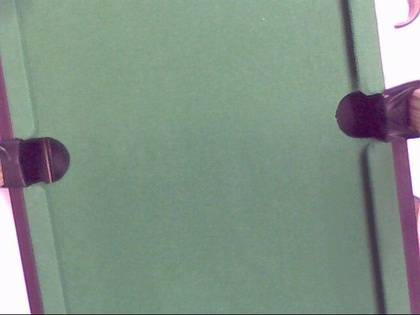
%> input picture background.JPG, 420 x 315 px, shrunk from 640 x 480 before the run
$ octave old_ish.m   (GNU Octave 9; MATLAB toolbox functions it lacks are replaced by stand-ins)
%> lines starting %> are read from the running program, lines starting %| are printed output that depends on the picture; in (x1, y1, x2, y2) boxes, pixels count from 0 and x2, y2 are one past the last pixel; in counts of white or black regions, pixels touching at a corner belong together; the program's own positions count from 1
### images/getColor.m
function c = getColor(r, g, b)
%   Detailed explanation goes here
    if (r > 190) && (r < 200) && (g > 200) && (g < 220) && (b > 165) && (b < 210)
        c = 'blue';
    elseif (r < 125) && (g < 140) && (b < 140)
        c = 'black';
    elseif (r > 235) && (g > 230) && (b > 120) && (b < 175)
        c = 'orange';
    elseif (r > 220) && (g < 75) && (b > 150) && (b < 170)
        c = 'red';
    elseif (r > 240) && (g > 240) && (b > 240)
        c = 'white';
    elseif (r > 240) && (g > 240) && (b > 150) && (b < 185)
        c = 'yellow';
    else
        c = 'undetermined';
    end
end

### old_ish.m
%{
    Joshua Smith
    ECE 495 - Clemson University
    Testing Image Processing Functionality with Static Imaages
    3/8/2017
%}

clear
clc
close all;

tic
% load images
background=imread('background.JPG');
%> background is the input picture: size 315x420x3 uint8; mean R, G, B 129.2, 146.2, 134.3
newimg=imread('6balls.JPG');
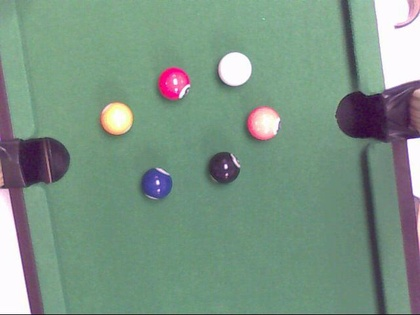
%> input picture 6balls.JPG, 420 x 315 px, shrunk from 640 x 480 before the run
%> newimg is the input picture: size 315x420x3 uint8; mean R, G, B 122.4, 147.9, 132.3
table=newimg;

background=rgb2gray(background);
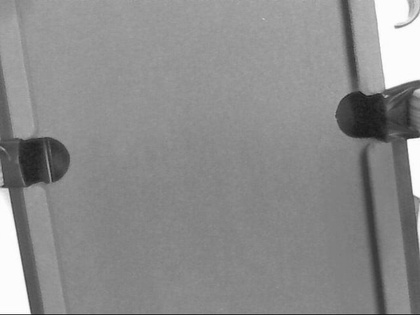
%> background: size 315x420 uint8; min 24, max 255, mean 139.7
newimg=rgb2gray(newimg);
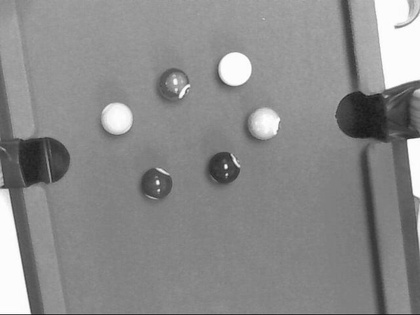
%> newimg: size 315x420 uint8; min 23, max 255, mean 138.5

figure, imshow (table); hold on;

v={};
for i=3:1:9
    back=im2bw(background,i/10-0.1);
    new=im2bw(newimg,i/10);
    foreground=bitxor(new,back);
    binimg=im2bw(foreground,0.5);
    [centers, radii, metric]=imfindcircles(binimg,[22,35]);
    if size(centers) > 0
        if exist('v_centers')
            v_centers=[v_centers; centers];
            v_radii=[v_radii; radii];
            v_metric=[v_metric; metric];
        else
            v_centers=centers;
            v_radii=radii;
            v_metric=metric;
        end
    end
    clear back; clear new; clear foreground; clear binimg;
    clear centers; clear radii; clear metric;
end
%> this loop made 7 passes
%> (centers, radii, metric, v_radii, v_metric) on passes 4 to 5: ([210.5 158], 22, 0.00226, [24.94; 26.16; 22; 22.99; 23.06; 22], [0.307; 0.229; 0.0446; 0.189; 0.13; 0.00226]), ([210.5 158], 33.25, 0.00482, [24.94; 26.16; 22; 22.99; 23.06; 22; 33.25], [0.307; 0.229; 0.0446; 0.189; 0.13; 0.00226; 0.00482])
%> (radii, metric, v_centers, v_radii, v_metric) on pass 2: (22, 0.0446, [44.7 163.3; 363.6 115; 223.7 168.2], [24.94; 26.16; 22], [0.307; 0.229; 0.0446])
%> pass 1, `back=im2bw(background,i/10-0.1);`:
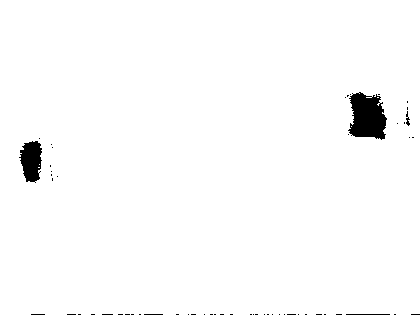
%> back: size 315x420 logical; 98.3% white; 57 black regions (53 under 20 px), largest, box (x1, y1, x2, y2) and area: (348, 92, 387, 140) 1350, (19, 141, 42, 183) 692, (346, 314, 390, 315) 44, (406, 111, 410, 126) 31
%> pass 1, `new=im2bw(newimg,i/10);`:
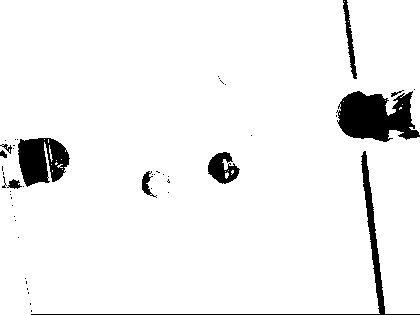
%> new: size 315x420 logical; 94.3% white; 47 black regions (37 under 20 px), largest, box (x1, y1, x2, y2) and area: (336, 91, 420, 142) 2893, (18, 138, 70, 187) 1784, (31, 151, 420, 315) 1407
%> pass 1, `foreground=bitxor(new,back);`:
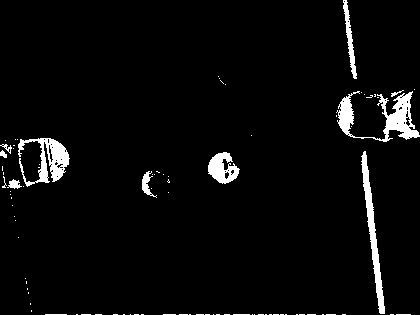
%> foreground: size 315x420 logical; 3.9% white; 89 white regions (78 under 20 px), largest, box (x1, y1, x2, y2) and area: (336, 91, 420, 142) 1473, (18, 138, 70, 187) 1077, (361, 151, 385, 314) 1018
%> after the loop, v_centers = [44.7 163.3; 363.6 115; 223.7 168.2; 177 88.29; 262.9 125.9; 210.5 158; 210.5 158; 210.5 158; 210.5 158]

num=length(v_centers);
%> num = 9
rad=mean(v_radii);
%> rad = 24.27
bin=ones(num,1);

idx = rangesearch(v_centers, v_centers, rad);
%> idx = {1, 2, [3 8 6 9 7], 4, 5, [6 9 8 7 3], [7 9 6 8 3], [8 6 9 7 3], [9 6 7 8 3]}

center=[];
radii=[];
metric=[];

k=1;
for i=1:1:num
    if bin(i)
        for j=1:1:(length(idx{i})-1)
            bin(idx{i}(1+j),1)=0;
        end
        center(k,:)=v_centers(i,:);
        radii(k,:)=v_radii(i,:);
        metric(k,:)=v_metric(i,:);
        k=k+1;
    end
end
%> this loop made 9 passes
%> after the loop, bin = [1; 1; 1; 1; 1; 0; 0; 0; 0]; center = [44.7 163.3; 363.6 115; 223.7 168.2; 177 88.29; 262.9 125.9]; metric = [0.307; 0.229; 0.0446; 0.189; 0.13]; radii = [24.94; 26.16; 22; 22.99; 23.06]

viscircles(center, radii, 'EdgeColor','b','LineStyle','--');

num=length(metric);
%> num = 5
for b=1:1:num
    ballNum = sprintf('%1.0f', b);
    text(center(b,1),center(b,2),ballNum,'HorizontalAlignment','center',...
        'VerticalAlignment','middle','color','g',...
        'FontWeight','bold','FontSize',14);
    x = round(center(b,1))-10;
    y = round(center(b,2))-15;
%> (the run ends here)
